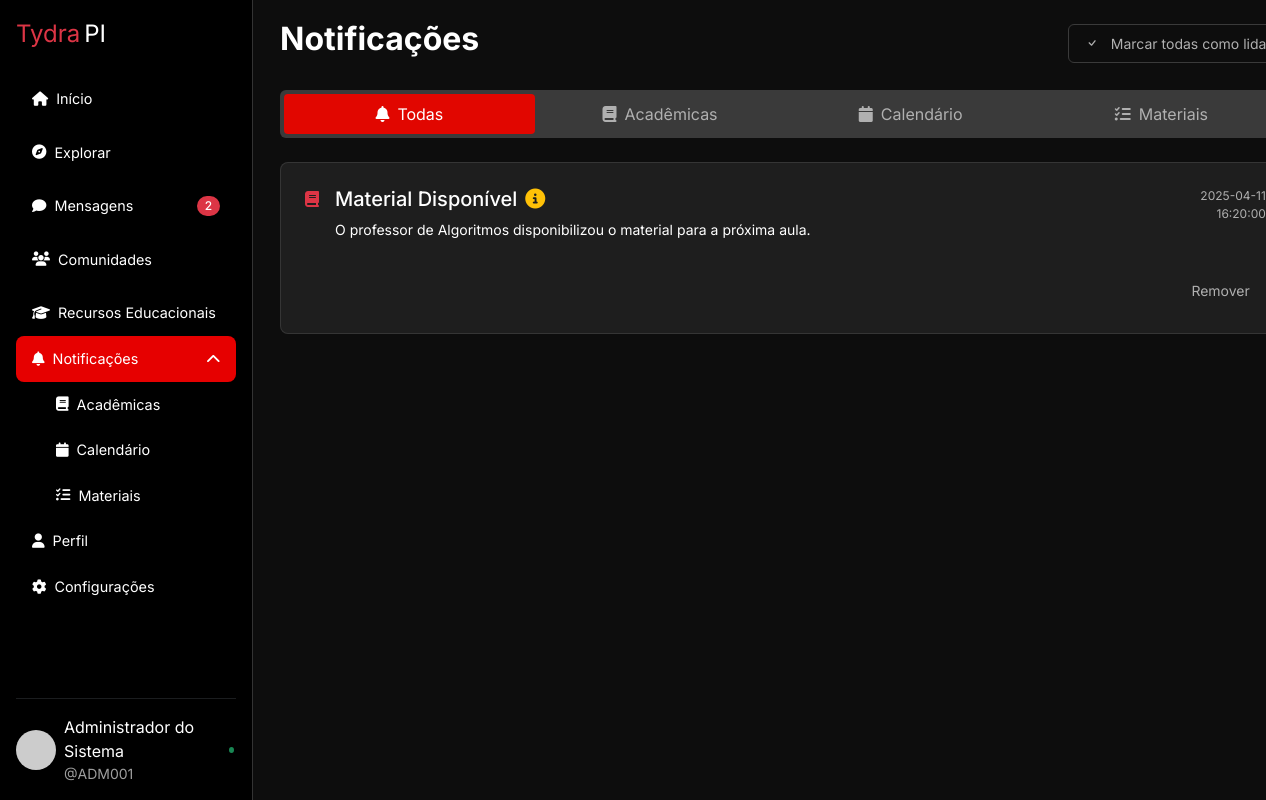
/notific.php (signed in), run on the app's committed database.
### tables this page shows
CREATE TABLE `notificacoes` (
  `id` int(11) NOT NULL,
  `title` varchar(255) NOT NULL,
  `message` text NOT NULL,
  `date` date NOT NULL,
  `time` time NOT NULL,
  `type` enum('academic','materials','calendar') NOT NULL,
  `priority` enum('low','medium','high') NOT NULL,
  `read` tinyint(1) NOT NULL DEFAULT 0,
  `academicType` enum('homework','exam','deadline','event') DEFAULT NULL
);

### includes/crud.php (called while the page is built, shortened)
<?php
function getNotifications($pdo, $tipo = 'all') {
    $sql = "SELECT * FROM notificacoes";
    if ($tipo !== 'all') {
        $sql .= " WHERE type = :type";
        $stmt = $pdo->prepare($sql);
        $stmt->bindParam(':type', $tipo);
    } else {
        $stmt = $pdo->prepare($sql);
    }
    $stmt->execute();
    return $stmt->fetchAll(PDO::FETCH_ASSOC);
}

### notific.php (the view, shortened to what this page needs)
        <?php
include 'includes/conexao.php';
include 'includes/crud.php';
$activeTab = $_GET['type'] ?? 'all';
$notifications = getNotifications($pdo, $activeTab);
include 'functions/notificfunctions.php';
include 'includes/header.php';
?>
<!DOCTYPE html>
<html lang="pt-br">
<head>
    <link href="https://cdn.jsdelivr.net/npm/bootstrap@5.3.0/dist/css/bootstrap.min.css" rel="stylesheet">
    <link rel="stylesheet" href="https://cdnjs.cloudflare.com/ajax/libs/font-awesome/6.4.0/css/all.min.css">
    <link rel="stylesheet" href="assets/css/style.css">
    <link rel="stylesheet" href="https://cdn.jsdelivr.net/npm/bootstrap-icons@1.10.5/font/bootstrap-icons.css">
</head>
<body>
    <?php include 'includes/sidebar.php'?>
    <div class="tydrapi-container py-6 content-wrapper">
        <div class="d-flex justify-content-between align-items-center mb-4">
            <h1 class="h2 fw-bold">Notificações</h1>
            <form method="post" class="d-inline">
                <button type="submit" class="tydrapi-button-outline">
                    <i class="bi-check me-2"></i> Marcar todas como lidas
                </button>
            </form>
        </div>
        <div class="tabs-container mb-6">
            <a href="?type=all" class="tab <?= $activeTab === 'all' ? 'active' : '' ?>">
                <i class="fas fa-bell me-2"></i> Todas
            </a>
            <a href="?type=academic" class="tab <?= $activeTab === 'academic' ? 'active' : '' ?>">
                <i class="fas fa-book me-2"></i> Acadêmicas
            </a>
            <a href="?type=calendar" class="tab <?= $activeTab === 'calendar' ? 'active' : '' ?>">
                <i class="fas fa-calendar me-2"></i> Calendário
            </a>
            <a href="?type=materials" class="tab <?= $activeTab === 'materials' ? 'active' : '' ?>">
                <i class="fas fa-tasks me-2"></i> Materiais
            </a>
        </div>
        <div class="tab-content">
            <?php if (count($notifications) > 0): ?>
                <?php foreach ($notifications as $notification): ?>
                    <div class="tydrapi-card <?= !$notification['read'] ? 'unread' : '' ?>">
                        <div class="d-flex align-items-start">
                            <div class="flex-shrink-0 mt-1">
                                <?= getNotificationIcon($notification) ?>
                            </div>
                            <div class="flex-grow-1 ms-3">
                                <div class="d-flex justify-content-between">
                                    <div>
                                        <h3 class="h5 fw-medium d-flex align-items-center">
                                            <?= htmlspecialchars($notification['title']) ?>
                                            <span class="ms-2"><?= getPriorityIcon($notification['priority']) ?></span>
                                        </h3>
                                        <p class="text-sm mt-1"><?= htmlspecialchars($notification['message']) ?></p>
                                    </div>
                                    <div class="text-end">
                                        <p class="text-xs text-tydrapi-gray small mb-0"><?= htmlspecialchars($notification['date']) ?></p>
                                        <p class="text-xs text-tydrapi-gray small"><?= htmlspecialchars($notification['time']) ?></p>
                                    </div>
                                </div>
                                <div class="d-flex justify-content-between mt-3">
                                    <div class="d-flex gap-2">
                                        <form method="post" class="d-inline">
                                            <button type="submit" class="btn-ghost-sm">
                                                Remover
                                            </button>
                                        </form>
                                    </div>
                                </div>
                            </div>
                        </div>
                    </div>
                <?php endforeach; ?>
            <?php else: ?>
                <div class="text-center py-5">
                    <p class="text-muted">Não há notificações para exibir.</p>
                </div>
            <?php endif; ?>
        </div>
    </div>
</body>
</html>

### functions/notificfunctions.php (shortened to what this page needs)
<?php
function getNotificationIcon($notification)
{
    if ($notification['type'] === 'materials') return '<i class="fa-solid fa-book text-danger"></i>';
    return '<i class="fa-solid fa-bell text-danger"></i>';
}
function getPriorityIcon($priority)
{
    return match ($priority) {
        'high' => '<i class="fa-solid fa-exclamation-circle text-danger"></i>',
        'medium' => '<i class="fa-solid fa-info-circle text-warning"></i>',
        default => '<i class="fa-solid fa-info-circle text-success"></i>',
    };
}

### assets/css/style.css (style rules this page uses)
:root { --primary: #FF3D54; --background: #121212; --card-background: #1A1A1A; --input-background: #1E1E1E; --text-primary: #FFFFFF; --text-secondary: #A0A0A0; --text-muted: #777777; --border-color: #333333; }
* { box-sizing: border-box; margin: 0; padding: 0; }
body { font-family: "Inter", -apple-system, BlinkMacSystemFont, "Segoe UI", Roboto, sans-serif; background-color: var(--background); color: var(--text-primary); line-height: 1.6; min-height: 100vh; }
:root { --primary-color: #ff0000; --primary-hover: #e60000; --background-dark: #121212; --card-background: #1e1e1e; --text-color: #ffffff; --text-secondary: #a0a0a0; --border-color: #333333; }
* { margin: 0; padding: 0; box-sizing: border-box; }
body { font-family: Arial, sans-serif; background-color: var(--background-dark); color: var(--text-color) !important; line-height: 1.6; overflow-x: hidden; }
body { background: var(--bg-dark); color: white; }
h1 { font-size: 1.75rem; margin-bottom: 1.5rem; }
body { font-family: Arial, sans-serif; background-color: var(--background-dark); color: var(--text-color); overflow-x: hidden; }
:root { --primary-color: #ff0000; --primary-hover: #e60000; --background-dark: #121212; --card-background: #1e1e1e; --input-background: #1e1e1e; --text-primary: #ffffff; --text-secondary: #a0a0a0; --text-muted: #777777; --border-color: #333333; --red: #E10600; --yellow: #FFC107; --green: #28A745; --bg-dark: #121212; --card-bg: #1A1A1A; --transfor-site: #3a3a3a; }
:root { --primary-color: #ff0000; --primary-hover: #e60000; --background-dark: #121212; --card-background: #1e1e1e; --card-border: #333333; --text-color: #ffffff; --text-secondary: #a0a0a0; }
.content-wrapper { align-self: center; margin-left: 290px; padding: 20px; width: 80%; }
:root { --background-dark: #000000; --card-background: #161616; --card-hover: #1d1d1d; --card-border: #2a2a2a; --primary-color: #ff0000; --text-color: #ffffff; --text-secondary: #9e9e9e; --purple-badge: #c56cf0; --orange-badge: #ffb74d; --red-badge: #ff5252; --green-badge: #00c853; --blue-badge: #1e90ff; --tag-background: #2d2d2d; }
body { font-family: -apple-system, BlinkMacSystemFont, "Segoe UI", Roboto, Helvetica, Arial, sans-serif; background-color: var(--background-dark); color: var(--text-color); line-height: 1.5; }
.content-wrapper { padding: 15px 20px; }
body { font-family: "Inter", sans-serif; background-color: #0D0D0D; color: white; margin: 0; padding: 0; }
.tydrapi-container { max-width: 1400px; margin: 0 auto; padding: 1.5rem; }
.tydrapi-card { background-color: #1e1e1e; border-radius: 0.5rem; padding: 1.5rem; border: 1px solid rgba(255, 255, 255, 0.1); transition: border-color 0.3s; margin-bottom: 1rem; }
h1 { font-size: 1.5rem; font-weight: 700; margin-bottom: 1.5rem; }
h3 { font-size: 1rem; font-weight: 500; }
.tydrapi-button-outline, .btn-outline-sm { background-color: transparent; border: 1px solid #3A3A3A; color: #B0B0B0; padding: 0.5rem 1rem; border-radius: 0.375rem; cursor: pointer; font-size: 0.875rem; transition: background-color 0.3s; }
.btn-ghost-sm { background-color: transparent; border: none; color: #B0B0B0; padding: 0.5rem 1rem; cursor: pointer; font-size: 0.875rem; border-radius: 0.375rem; transition: background-color 0.3s, color 0.3s; }
.tabs-container { display: grid; grid-template-columns: repeat(4, 1fr); background-color: #3A3A3A; border-radius: 0.375rem; padding: 0.25rem; }
.tab { padding: 0.5rem 1rem; text-align: center; cursor: pointer; border-radius: 0.25rem; transition: all 0.3s; color: #B0B0B0; text-decoration: none; display: flex; align-items: center; justify-content: center; }
.tab.active { background-color: #E10600; color: white; }
.flex-shrink-0 { flex-shrink: 0; }
.mt-1 { margin-top: 0.25rem; }
.mt-3 { margin-top: 0.75rem; }
.mb-6 { margin-bottom: 1.5rem; }
.py-6 { padding-top: 1.5rem; padding-bottom: 1.5rem; }
.gap-2 { gap: 0.5rem; }
.text-sm { font-size: 0.875rem; }
.text-xs { font-size: 0.75rem; }
.text-tydrapi-gray { color: #B0B0B0; }
body { background-color: #0D0D0D; color: white; font-family: "Inter", sans-serif; }
.tydrapi-container { max-width: 1400px; margin: 0 auto; padding: 1rem 1.5rem; }
.tydrapi-button-outline { background-color: transparent; border: 1px solid #3A3A3A; color: #B0B0B0; }

### notific.php (style rules this page uses)
.content-wrapper { align-self: center; margin-left: 260px; padding: 20px; width: calc(83%); }

### data on the page
notificacoes: type "materials" (drawn), title "Material Disponível", message "O professor de Algoritmos disponibilizou o material para a próxima aula.", date "2025-04-11", time "16:20:00"

### other printed values
$totalMensagensNaoLidas "2"
$menu['label'] "Recursos Educacionais"
$menu['label'] "Notificações"
$item['label'] "Acadêmicas"
$item['label'] "Calendário"
$item['label'] "Materiais"
$usuarioNome "Administrador do Sistema"
$usuarioMatricula "ADM001"
